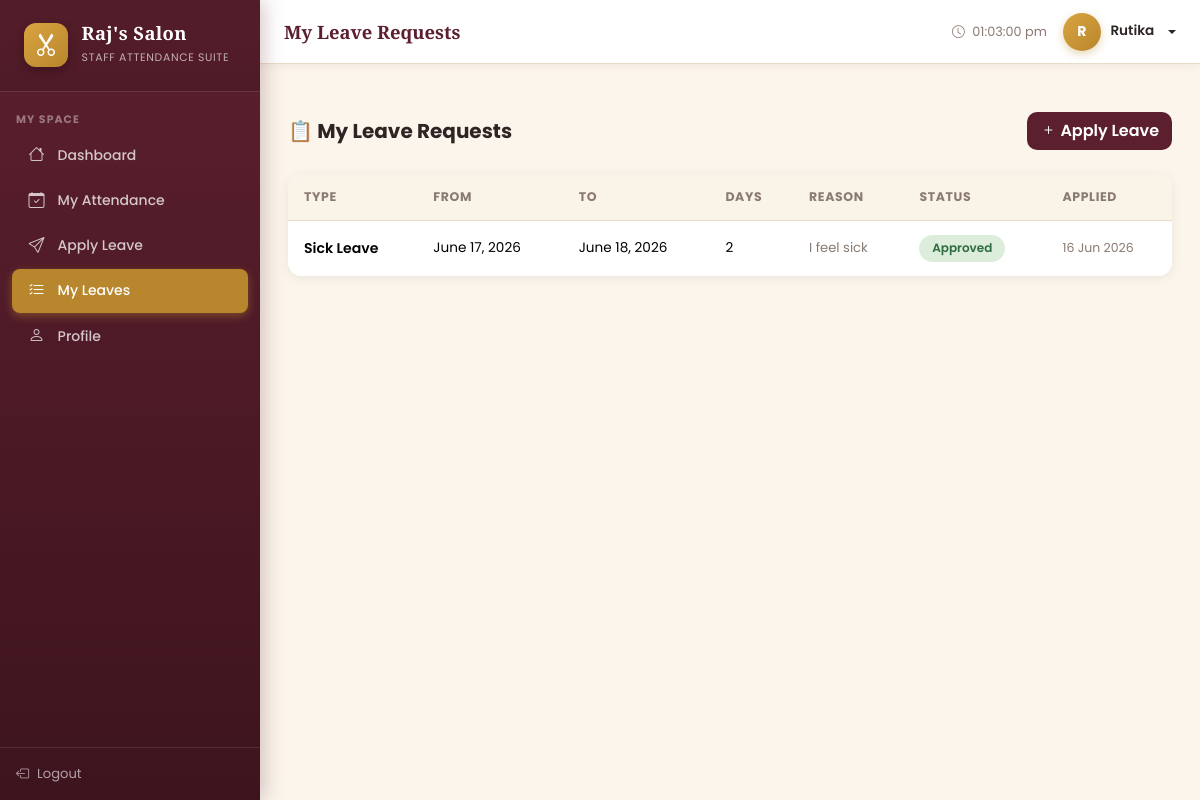
Page /leave/my/ (signed in) on the committed database.
### attendance/models.py (models this page shows, shortened)
class LeaveRequest(models.Model):
    LEAVE_TYPES = [
        ('Sick Leave', 'Sick Leave'),
        ('Casual Leave', 'Casual Leave'),
        ('Annual Leave', 'Annual Leave'),
        ('Emergency Leave', 'Emergency Leave'),
        ('Unpaid Leave', 'Unpaid Leave'),
    ]
    STATUS_CHOICES = [
        ('Pending', 'Pending'),
        ('Approved', 'Approved'),
        ('Rejected', 'Rejected'),
    ]
    employee   = models.ForeignKey(Employee, on_delete=models.CASCADE, related_name='leave_requests')
    leave_type = models.CharField(max_length=20, choices=LEAVE_TYPES)
    start_date = models.DateField()
    end_date   = models.DateField()
    reason     = models.TextField()
    status     = models.CharField(max_length=10, choices=STATUS_CHOICES, default='Pending')
    created_at = models.DateTimeField(auto_now_add=True)
    updated_at = models.DateTimeField(auto_now=True)
    admin_note = models.TextField(blank=True)
    def total_days(self):
        return (self.end_date - self.start_date).days + 1
    class Meta:
        ordering = ['-created_at']

### attendance/views.py (the view)
# urls.py: path('leave/my/',                        views.my_leaves,    name='my_leaves'),
@login_required
def my_leaves(request):
    try:
        employee = request.user.employee
    except Employee.DoesNotExist:
        return redirect('dashboard')
    leaves = LeaveRequest.objects.filter(employee=employee).order_by('-created_at')
    return render(request, 'attendance/my_leaves.html', {'leaves': leaves, 'employee': employee})

### attendance/templates/attendance/my_leaves.html (shortened to what this page needs)
{% extends 'base.html' %}
{% block page_title %}My Leave Requests{% endblock %}
{% block content %}
<div class="d-flex justify-content-between align-items-center mb-4">
  <h5 class="fw-bold mb-0">📋 My Leave Requests</h5>
  <a href="{% url 'leave_apply' %}" class="btn" style="background:#5C1F2E;color:#fff;border-radius:10px;font-weight:600"><i class="bi bi-plus me-1"></i>Apply Leave</a>
</div>
<div class="table-card card">
  <div class="card-body p-0">
    <table class="table table-hover mb-0">
      <thead><tr><th>Type</th><th>From</th><th>To</th><th>Days</th><th>Reason</th><th>Status</th><th>Applied</th></tr></thead>
      <tbody>
        {% for leave in leaves %}
        <tr>
          <td style="font-weight:600;font-size:.88rem">{{ leave.leave_type }}</td>
          <td style="font-size:.85rem">{{ leave.start_date }}</td>
          <td style="font-size:.85rem">{{ leave.end_date }}</td>
          <td style="font-size:.85rem">{{ leave.total_days }}</td>
          <td style="font-size:.82rem;color:#8A7A72;max-width:150px">{{ leave.reason|truncatewords:8 }}</td>
          <td><span class="status-badge badge-{{ leave.status|lower }}">{{ leave.status }}</span></td>
          <td style="font-size:.78rem;color:#8A7A72">{{ leave.created_at|date:"d M Y" }}</td>
        </tr>
        {% empty %}
        <tr><td colspan="7" class="text-center text-muted py-5">No leave requests yet.</td></tr>
        {% endfor %}
      </tbody>
    </table>
  </div>
</div>
{% endblock %}

### templates/base.html (shortened to what this page needs)
<!DOCTYPE html>
<html lang="en">
<head>
<link href="https://cdn.jsdelivr.net/npm/bootstrap@5.3.2/dist/css/bootstrap.min.css" rel="stylesheet"/>
<link href="https://cdn.jsdelivr.net/npm/bootstrap-icons@1.11.3/font/bootstrap-icons.css" rel="stylesheet"/>
</head>
<body>
<div class="sidebar" id="sidebar">
  <div class="sidebar-brand">
    <span class="logo"><i class="bi bi-scissors"></i></span>
    <div class="brand-text">
      <h6>Raj's Salon</h6>
      <small>Staff Attendance Suite</small>
    </div>
  </div>
  {% if user.is_authenticated %}
  {% if user.is_staff or user.is_superuser %}
  <div class="sidebar-section mt-2">Main</div>
  <ul class="sidebar-nav">
    <li><a href="{% url 'dashboard' %}" class="{% if request.resolver_match.url_name == 'dashboard' %}active{% endif %}"><i class="bi bi-speedometer2"></i> Dashboard</a></li>
    <li><a href="{% url 'employee_list' %}" class="{% if 'employee' in request.resolver_match.url_name %}active{% endif %}"><i class="bi bi-people"></i> Employees</a></li>
    <li><a href="{% url 'attendance_list' %}" class="{% if 'attendance' in request.resolver_match.url_name %}active{% endif %}"><i class="bi bi-calendar-check"></i> Attendance</a></li>
  </ul>
  <div class="sidebar-section mt-2">Management</div>
  <ul class="sidebar-nav">
    <li><a href="{% url 'leave_list' %}" class="{% if 'leave' in request.resolver_match.url_name %}active{% endif %}"><i class="bi bi-calendar-x"></i> Leave Requests</a></li>
    <li><a href="{% url 'reports' %}" class="{% if request.resolver_match.url_name == 'reports' %}active{% endif %}"><i class="bi bi-bar-chart"></i> Reports</a></li>
    <li><a href="{% url 'holiday_list' %}" class="{% if 'holiday' in request.resolver_match.url_name %}active{% endif %}"><i class="bi bi-sun"></i> Holidays</a></li>
  </ul>
  <div class="sidebar-section mt-2">System</div>
  <ul class="sidebar-nav">
    <li><a href="/admin/" target="_blank"><i class="bi bi-gear"></i> Admin Panel</a></li>
  </ul>
  {% else %}
  <div class="sidebar-section mt-2">My Space</div>
  <ul class="sidebar-nav">
    <li><a href="{% url 'dashboard' %}" class="{% if request.resolver_match.url_name == 'dashboard' %}active{% endif %}"><i class="bi bi-house"></i> Dashboard</a></li>
    <li><a href="{% url 'attendance_list' %}" class="{% if 'attendance' in request.resolver_match.url_name %}active{% endif %}"><i class="bi bi-calendar-check"></i> My Attendance</a></li>
    <li><a href="{% url 'leave_apply' %}" class="{% if request.resolver_match.url_name == 'leave_apply' %}active{% endif %}"><i class="bi bi-send"></i> Apply Leave</a></li>
    <li><a href="{% url 'my_leaves' %}" class="{% if request.resolver_match.url_name == 'my_leaves' %}active{% endif %}"><i class="bi bi-list-check"></i> My Leaves</a></li>
    <li><a href="{% url 'profile' %}" class="{% if request.resolver_match.url_name == 'profile' %}active{% endif %}"><i class="bi bi-person"></i> Profile</a></li>
  </ul>
  {% endif %}
  <div class="sidebar-footer">
    <a href="{% url 'logout' %}"><i class="bi bi-box-arrow-left"></i> Logout</a>
  </div>
  {% endif %}
</div>
{% if user.is_authenticated %}
<div class="topbar">
  <div class="topbar-left">
    <span class="topbar-title">{% block page_title %}Dashboard{% endblock %}</span>
  </div>
  <div class="topbar-right">
    <span style="font-size:.8rem;color:#8A7A72">
      <i class="bi bi-clock me-1"></i>
      <span id="live-time"></span>
    </span>
    <div class="dropdown">
      <div class="topbar-user dropdown-toggle" data-bs-toggle="dropdown">
        <div class="topbar-avatar">{{ user.username|first|upper }}</div>
        <span style="font-size:.85rem;font-weight:600">{{ user.get_full_name|default:user.username }}</span>
      </div>
    </div>
  </div>
</div>
{% endif %}
<div class="{% if user.is_authenticated %}main-wrap{% else %}container-fluid{% endif %}">
  {% block content %}{% endblock %}
</div>
</body>
</html>

### templates/base.html (style rules this page uses)
:root { --primary: #5C1F2E; --primary-l: #7A2C40; --primary-dark: #3D141E; --secondary: #B8862C; --secondary-l: #D9A441; --success: #3F7D52; --danger: #A23B3B; --warning: #D9A441; --bg: #FBF5EC; --surface: #FFFFFF; --text: #2E2424; --muted: #8A7A72; --sidebar-w: 260px; --topbar-h: 64px; --font-display: 'Playfair Display', serif; --font-body: 'Poppins', sans-serif; }
* { box-sizing:border-box; }
body { font-family:var(--font-body); background:var(--bg); color:var(--text); margin:0; }
h1,h2,h3,h4,h5,h6 { font-family:var(--font-body); }
.sidebar { width:var(--sidebar-w); height:100vh; position:fixed; top:0; left:0; background:linear-gradient(180deg,var(--primary) 0%,var(--primary-dark) 100%); overflow-y:auto; z-index:200; display:flex; flex-direction:column; box-shadow:4px 0 18px rgba(92,31,46,.25); }
.sidebar-brand { padding:1.4rem 1.5rem; border-bottom:1px solid rgba(255,255,255,.12); display:flex; align-items:center; gap:.85rem; background:rgba(0,0,0,.1); }
.sidebar-brand .logo { font-size:1.5rem; width:44px; height:44px; flex-shrink:0; background:linear-gradient(135deg,var(--secondary-l),var(--secondary)); border-radius:12px; display:flex; align-items:center; justify-content:center; color:#fff; box-shadow:0 4px 10px rgba(0,0,0,.25); }
.sidebar-brand .brand-text { color:#fff; }
.sidebar-brand .brand-text h6 { font-family:var(--font-display); font-weight:700; font-size:1.15rem; margin:0; letter-spacing:.02em; }
.sidebar-brand .brand-text small { color:rgba(255,255,255,.65); font-size:.68rem; letter-spacing:.06em; text-transform:uppercase; }
.sidebar-section { padding:.75rem 1rem .35rem; color:rgba(255,255,255,.4); font-size:.68rem; font-weight:700; text-transform:uppercase; letter-spacing:.1em; }
.sidebar-nav { list-style:none; padding:0 .75rem; margin:0; }
.sidebar-nav li { margin-bottom:2px; }
.sidebar-nav a { display:flex; align-items:center; gap:.7rem; padding:.6rem .9rem; border-radius:8px; color:rgba(255,255,255,.75); text-decoration:none; font-size:.875rem; font-weight:500; transition:all .2s; }
.sidebar-nav a.active { background:var(--secondary); color:#fff; box-shadow:0 3px 10px rgba(184,134,44,.45); }
.sidebar-nav a i { font-size:1rem; width:20px; text-align:center; }
.sidebar-footer { margin-top:auto; padding:1rem; border-top:1px solid rgba(255,255,255,.1); }
.sidebar-footer a { color:rgba(255,255,255,.6); font-size:.82rem; text-decoration:none; display:flex; align-items:center; gap:.5rem; }
.topbar { height:var(--topbar-h); position:fixed; top:0; left:var(--sidebar-w); right:0; background:var(--surface); border-bottom:1px solid #E8DCC8; z-index:100; display:flex; align-items:center; justify-content:space-between; padding:0 1.5rem; box-shadow:0 2px 10px rgba(92,31,46,.06); }
.topbar-left { display:flex; align-items:center; gap:1rem; }
.topbar-title { font-family:var(--font-display); font-weight:700; font-size:1.15rem; color:var(--primary); }
.topbar-right { display:flex; align-items:center; gap:1rem; }
.topbar-user { display:flex; align-items:center; gap:.6rem; cursor:pointer; }
.topbar-avatar { width:38px; height:38px; border-radius:50%; background:linear-gradient(135deg,var(--secondary-l),var(--secondary)); color:#fff; display:flex; align-items:center; justify-content:center; font-weight:700; font-size:.88rem; box-shadow:0 3px 8px rgba(184,134,44,.35); }
.main-wrap { margin-left:var(--sidebar-w); margin-top:var(--topbar-h); padding:1.75rem; min-height:calc(100vh - var(--topbar-h)); }
.table-card { border:none; border-radius:14px; box-shadow:0 2px 12px rgba(0,0,0,.07); overflow:hidden; }
.table-card .table { margin:0; }
.table-card .table th { background:#FAF3E7; font-size:.78rem; font-weight:700; text-transform:uppercase; letter-spacing:.05em; color:#8A7A72; border-bottom:1px solid #E8DCC8; padding:.85rem 1rem; }
.table-card .table td { padding:.85rem 1rem; vertical-align:middle; font-size:.88rem; border-bottom:1px solid #F1E7DA; }
.table-card .table tr:last-child td { border-bottom:none; }
.badge-approved { background:#DCEEDB; color:#2F6B40; }
.status-badge { padding:.3rem .8rem; border-radius:20px; font-size:.75rem; font-weight:600; display:inline-block; }
a { color:var(--secondary); }

### rows in the picture
LeaveRequest: leave_type "Sick Leave", start_date "June 17, 2026", end_date "June 18, 2026", total_days "2", reason "I feel sick", status "Approved", created_at "16 Jun 2026"

### other values in the picture
{{ user.username|first|upper }} "R"
{{ user.get_full_name|default:user.username }} "Rutika"
